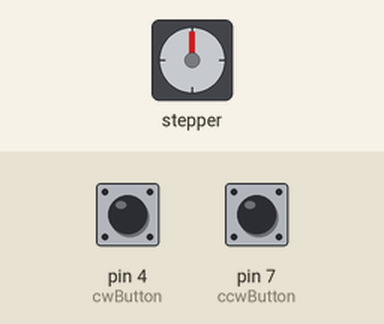
Recording of a sketch running on a simulated Arduino Uno, built with avr-gcc and run on an emulated ATmega328P. Shown: stepper motor. Inputs (shaded band) come from the test bench; at power-on: pin 4 (cwButton) HIGH, pin 7 (ccwButton) HIGH. Stepper angles assume 2048 steps per turn; what the sketch prints to the serial monitor is not drawn.

Above: at 1.2 s.
1.3 s: pin 4 (cwButton) pulled LOW for 1 s
At 3.4 s:
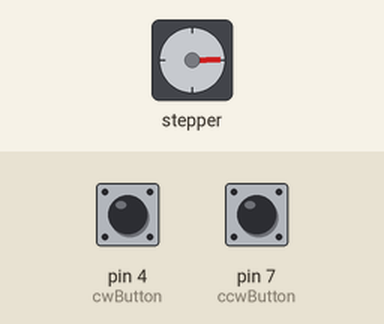
3.8 s: pin 7 (ccwButton) pulled LOW for 3.2 s
At 8.1 s:
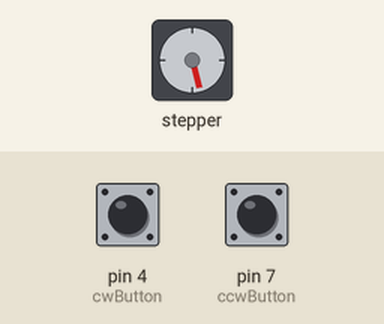
8.5 s: pin 7 (ccwButton) pulled LOW for 0.15 s
At 9.8 s:
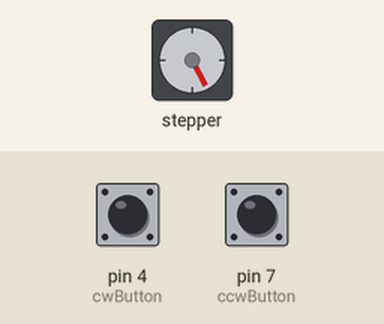
10.1 s: pin 4 (cwButton) pulled LOW for 3.2 s
At 14.4 s:
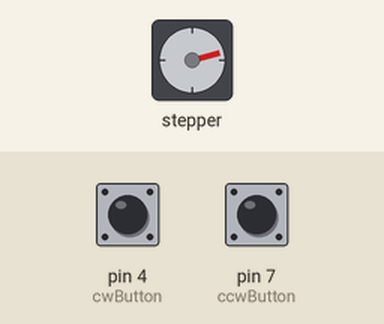
14.8 s: pin 4 (cwButton) pulled LOW for 1 s
At 15.25 s:
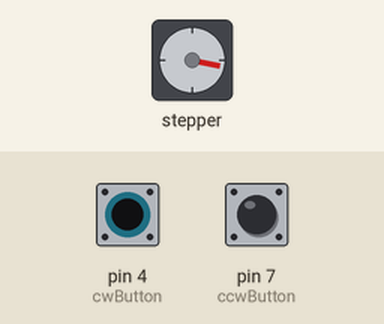
Timing chart, 0 to 17.8 s (numbered marks = the images above; inputs shaded):
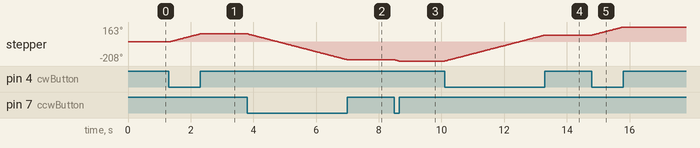

The sketch:

Stepper-1-Code.ino
```cpp
#include <Stepper.h>

const int stepsPerRevolution = 2048;

Stepper stepperMotor(stepsPerRevolution, 8, 10, 9, 11);

const int cwButton = 4;
const int ccwButton = 7;

void setup() {
  stepperMotor.setSpeed(16);

  pinMode(cwButton, INPUT_PULLUP);
  pinMode(ccwButton, INPUT_PULLUP);

  Serial.begin(9600);
  Serial.println("Motor 1 Ready");
}

void loop() {
  if (digitalRead(cwButton) == LOW) {
    stepperMotor.step(1);
  }

  if (digitalRead(ccwButton) == LOW) {
    stepperMotor.step(-1);
  }
}
```

Measured:
- after the input at 1.3 s, stepper: turns 88° clockwise in 0.98 s, starting at once
- after the input at 3.8 s, stepper: turns 283° counter-clockwise in 3.2 s, starting at once
- after the input at 8.5 s, stepper: turns 13° counter-clockwise in 0.14 s, starting at once
- after the input at 10.1 s, stepper: turns 283° clockwise in 3.2 s, starting at once
- after the input at 14.8 s, stepper: turns 88° clockwise in 0.98 s, starting at once
